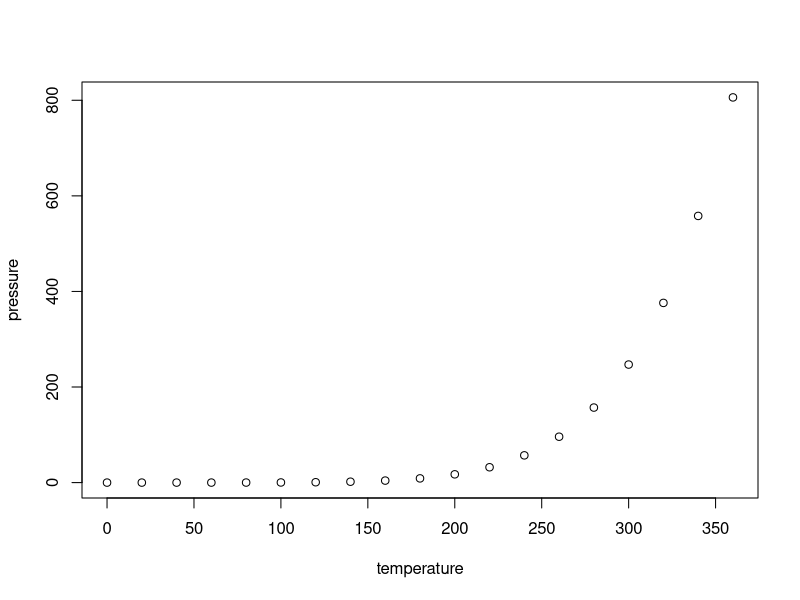
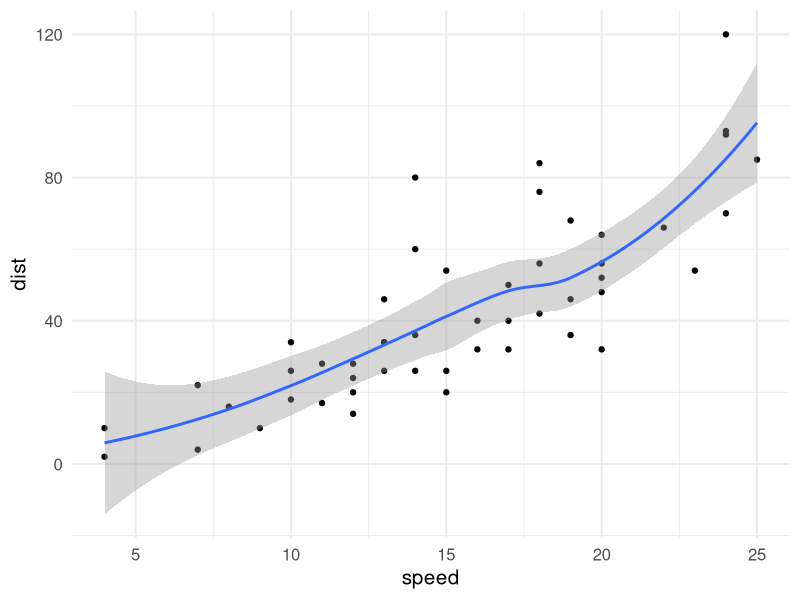

Generate these figures, in order, with R:
## ---- chunk 1
knitr::opts_chunk$set(echo = TRUE)
library(tidyverse)
## ---- chunk 2
summary(cars)
## ---- chunk 3
library(ggplot2)
plot(pressure)

ggplot(cars, aes(speed, dist))+
  geom_point()+
  geom_smooth()+
  theme_minimal(15)
